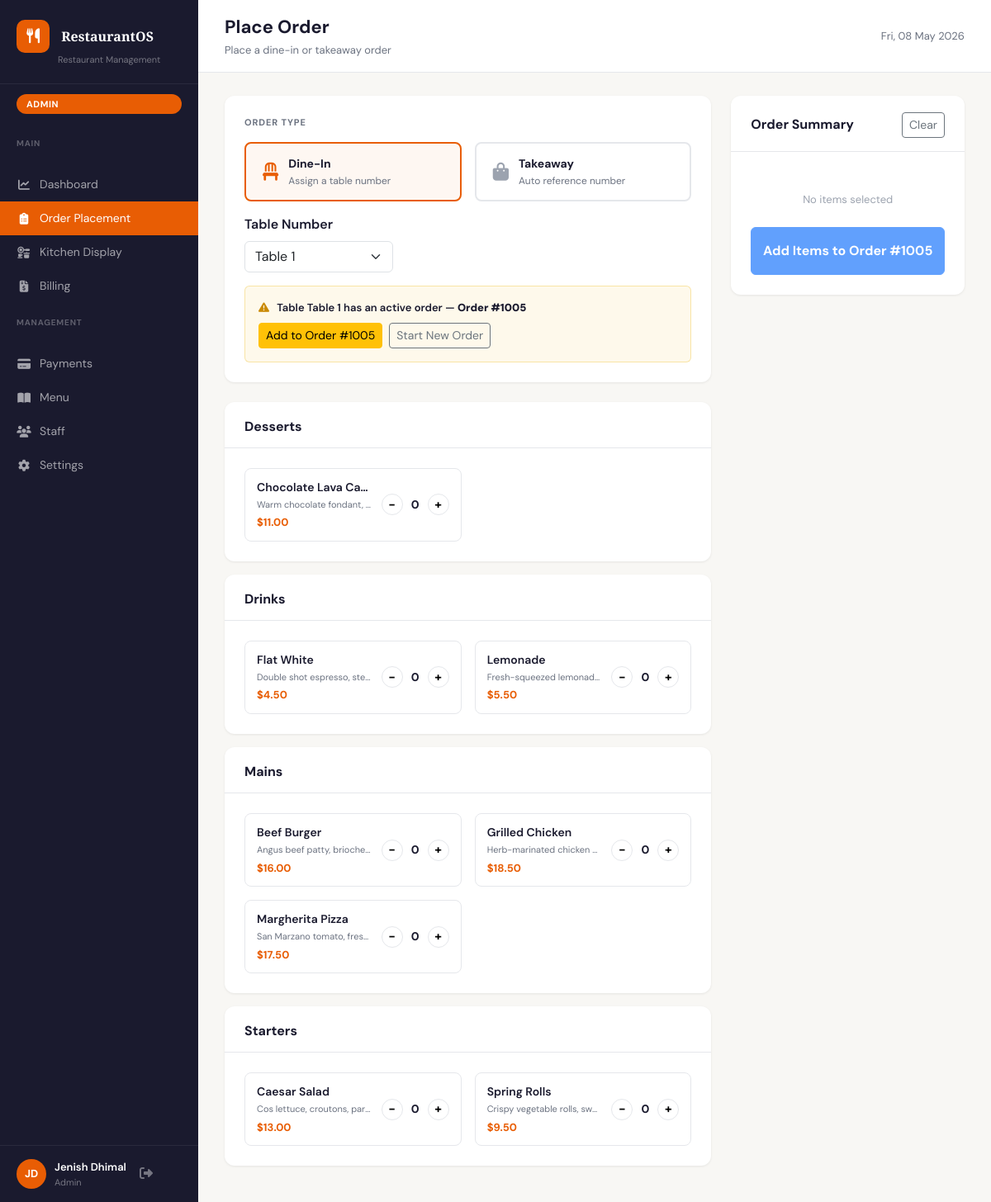
Screenshot of /orders.php (signed in) with the database file from the repository.
### tables this page shows
CREATE TABLE menu_items (
    id INT UNSIGNED AUTO_INCREMENT PRIMARY KEY,
    name VARCHAR(100) NOT NULL,
    description TEXT,
    price DECIMAL(8,2) NOT NULL,
    category VARCHAR(50),
    is_available TINYINT(1) NOT NULL DEFAULT 1,
    stock_item_id INT UNSIGNED DEFAULT NULL,
    deduct_qty DECIMAL(8,3) NOT NULL DEFAULT 0,
    created_at DATETIME NOT NULL DEFAULT CURRENT_TIMESTAMP
);

### includes/helpers.php (called while the page is built, shortened)
<?php
function get_settings(): array {
    $defaults = ['table_count' => 10, 'gst_enabled' => true, 'gst_number' => '', 'gst_rate' => 10];
    $file = __DIR__ . '/settings.json';
    return array_merge($defaults, json_decode(file_get_contents($file), true) ?: []);
}

### orders.php (the view, shortened to what this page needs)
<?php
require_once __DIR__ . '/includes/helpers.php';
$pdo        = db();
$tableCount = get_settings()['table_count'];
$menuItems = $pdo->query(
    "SELECT id, name, description, price, category
     FROM menu_items WHERE is_available = 1 ORDER BY category, name"
)->fetchAll();
$grouped = [];
foreach ($menuItems as $item) {
    $grouped[$item['category'] ?: 'Other'][] = $item;
}
require_once __DIR__ . '/includes/header.php';
?>
<form method="POST" action="/orders-create.php" id="orderForm">
<div class="row g-4">
  <div class="col-lg-8">
    <div class="section-card mb-4">
      <div class="section-card-body">
        <p class="mb-3" style="font-size:11px;font-weight:700;letter-spacing:.08em;text-transform:uppercase;color:var(--text-secondary);">Order Type</p>
        <div class="d-flex gap-3 flex-wrap">
          <label class="order-type-btn active" id="btn-dinein">
            <i class="fa-solid fa-chair"></i>
            <div>
              <div class="otb-label">Dine-In</div>
              <div class="otb-sub">Assign a table number</div>
            </div>
          </label>
          <label class="order-type-btn" id="btn-takeaway">
            <i class="fa-solid fa-bag-shopping"></i>
            <div>
              <div class="otb-label">Takeaway</div>
              <div class="otb-sub">Auto reference number</div>
            </div>
          </label>
        </div>
        <div id="field-table" class="mt-3">
          <label class="form-label fw-semibold">Table Number</label>
          <select name="table_number" class="form-select" style="max-width:180px;" onchange="checkActiveOrder()">
            <?php for ($i = 1; $i <= $tableCount; $i++): ?>
              <option value="Table <?= $i ?>">Table <?= $i ?></option>
            <?php endfor; ?>
          </select>
        </div>
        <div id="active-order-banner" class="d-none mt-3 p-3 rounded-2"
             style="background:rgba(234,179,8,.08);border:1px solid rgba(234,179,8,.3);">
          <div style="font-size:13px;font-weight:600;color:var(--text-primary);">
            <i class="fa-solid fa-triangle-exclamation" style="color:#ca8a04;margin-right:6px;"></i>
            Table <span id="aob-table"></span> has an active order — <strong>Order #<span id="aob-num"></span></strong>
          </div>
          <div class="d-flex gap-2 mt-2">
            <button type="button" onclick="setAddMode()" id="btn-add-mode" class="btn btn-sm btn-warning">
              Add to Order #<span id="aob-num2"></span>
            </button>
            <button type="button" onclick="setNewMode()" id="btn-new-mode" class="btn btn-sm btn-outline-secondary">
              Start New Order
            </button>
          </div>
        </div>
      </div>
    </div>
    <?php foreach ($grouped as $category => $items): ?>
    <div class="section-card mb-3">
      <div class="section-card-header">
        <h2><?= htmlspecialchars($category) ?></h2>
      </div>
      <div class="section-card-body">
        <div class="row g-3">
          <?php foreach ($items as $item): ?>
          <div class="col-md-6">
            <div class="menu-item-card"
                 id="card-<?= $item['id'] ?>"
                 data-id="<?= $item['id'] ?>"
                 data-name="<?= htmlspecialchars($item['name'], ENT_QUOTES) ?>"
                 data-price="<?= $item['price'] ?>">
              <div class="mic-body">
                <div class="mic-name"><?= htmlspecialchars($item['name']) ?></div>
                <?php if ($item['description']): ?>
                  <div class="mic-desc"><?= htmlspecialchars($item['description']) ?></div>
                <?php endif; ?>
                <div class="mic-price">$<?= number_format($item['price'], 2) ?></div>
              </div>
              <div class="qty-control">
                <button type="button" class="qty-btn" onclick="changeQty(<?= $item['id'] ?>, -1)">−</button>
                <span class="qty-val" id="qty-<?= $item['id'] ?>">0</span>
                <button type="button" class="qty-btn" onclick="changeQty(<?= $item['id'] ?>, 1)">+</button>
              </div>
            </div>
          </div>
          <?php endforeach; ?>
        </div>
      </div>
    </div>
    <?php endforeach; ?>
  </div>
  <div class="col-lg-4">
    <div class="section-card" style="position:sticky;top:20px;">
      <div class="section-card-header">
        <h2>Order Summary</h2>
        <button type="button" class="btn btn-sm btn-outline-secondary" onclick="clearAll()">Clear</button>
      </div>
      <div class="section-card-body">
        <div id="summary-empty" class="text-center py-4" style="color:var(--text-light);font-size:13px;">
          No items selected
        </div>
        <button type="submit" id="submit-btn" class="btn btn-primary w-100 py-3 fw-bold" disabled>
        </button>
      </div>
    </div>
  </div>
</div>
</form>
<?php require_once __DIR__ . '/includes/footer.php'; ?>

### assets/css/app.css (style rules this page uses)
:root { --accent: #E85D04; --accent-dark: #C44A00; --accent-light: #FF8C42; --sidebar-bg: #1a1a2e; --sidebar-hover: #16213e; --text-primary: #1a1a2e; --text-secondary: #6b7280; --text-light: #9ca3af; --bg-main: #f8f7f4; --bg-card: #ffffff; --border: #e5e7eb; --green: #10b981; --yellow: #f59e0b; --red: #ef4444; --shadow-sm: 0 1px 3px rgba(0, 0, 0, .08); --shadow-md: 0 4px 16px rgba(0, 0, 0, .10); --radius: 12px; --radius-sm: 8px; }
*, *::before, *::after { box-sizing: border-box; }
body { font-family: 'DM Sans', sans-serif; background: var(--bg-main); color: var(--text-primary); margin: 0; }
.btn-primary { background-color: var(--accent); border-color: var(--accent); }
.section-card { background: var(--bg-card); border-radius: var(--radius); box-shadow: var(--shadow-sm); overflow: hidden; }
.section-card-header { display: flex; align-items: center; justify-content: space-between; padding: 20px 24px 16px; border-bottom: 1px solid var(--border); }
.section-card-header h2 { font-size: 16px; font-weight: 700; margin: 0; }
.section-card-body { padding: 24px; }

### orders.php (style rules this page uses)
.order-type-btn { display:flex; align-items:center; gap:12px; padding:14px 20px; border-radius:var(--radius-sm); border:2px solid var(--border); cursor:pointer; background:white; transition:all .15s; user-select:none; flex:1; min-width:160px; }
.order-type-btn i { font-size:22px; color:var(--text-light); transition:color .15s; }
.order-type-btn.active { border-color:var(--accent); background:rgba(232,93,4,.05); }
.order-type-btn.active i { color:var(--accent); }
.otb-label { font-weight:700; font-size:14px; }
.otb-sub { font-size:12px; color:var(--text-secondary); margin-top:1px; }
.menu-item-card { display:flex; align-items:center; gap:12px; padding:12px 14px; border-radius:var(--radius-sm); border:1.5px solid var(--border); background:white; transition:border-color .15s, box-shadow .15s; }
.mic-body { flex:1; min-width:0; }
.mic-name { font-weight:600; font-size:14px; white-space:nowrap; overflow:hidden; text-overflow:ellipsis; }
.mic-desc { font-size:11px; color:var(--text-secondary); margin-top:2px; white-space:nowrap; overflow:hidden; text-overflow:ellipsis; }
.mic-price { font-weight:700; color:var(--accent); font-size:13px; margin-top:4px; }
.qty-control { display:flex; align-items:center; gap:6px; flex-shrink:0; }
.qty-btn { width:26px; height:26px; border-radius:50%; border:1.5px solid var(--border); background:white; font-size:15px; cursor:pointer; display:flex; align-items:center; justify-content:center; font-weight:700; line-height:1; transition:all .1s; padding:0; }
.qty-val { min-width:18px; text-align:center; font-weight:700; font-size:14px; }

### rows the page displays
menu_items: name "Chocolate Lava Ca…", description "Warm chocolate fondant,…", price "11.00"
menu_items: name "Flat White", description "Double shot espresso, ste…", price "4.50"
menu_items: name "Lemonade", description "Fresh-squeezed lemonad…", price "5.50"
menu_items: name "Beef Burger", description "Angus beef patty, brioche…", price "16.00"
menu_items: name "Grilled Chicken", description "Herb-marinated chicken…", price "18.50"
menu_items: name "Margherita Pizza", description "San Marzano tomato, fres…", price "17.50"
menu_items: name "Caesar Salad", description "Cos lettuce, croutons, par…", price "13.00"
menu_items: name "Spring Rolls", description "Crispy vegetable rolls, sw…", price "9.50"

### other values shown
$user['role'] "ADMIN"
$initials "JD"
$user['name'] "Jenish Dhimal"
$user['role'] "Admin"
$pageTitle "Place Order"
$pageSubtitle "Place a dine-in or takeaway order"
$category "Desserts"
$category "Drinks"
$category "Mains"
$category "Starters"
